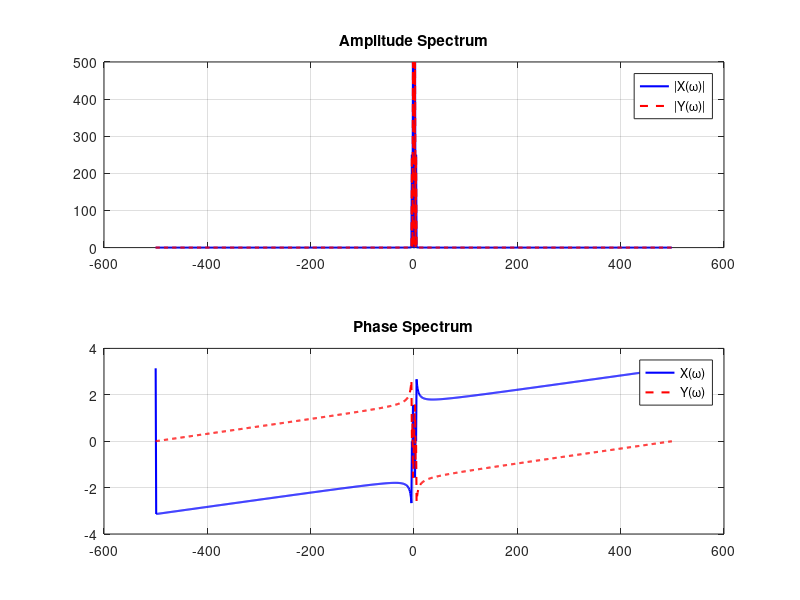

This figure's MATLAB source:
clc;
clear;
close all;

% Time vector
t = linspace(-pi, pi, 1000);

% Example signal
x = sin(2*t) + 0.5*cos(4*t);

% Time reversal (simple indexing)
y = x(end:-1:1);

% FFT
X = fftshift(fft(x));
Y = fftshift(fft(y));

% Frequency axis
N = length(t);
f = linspace(-N/2, N/2-1, N);

% Plot
figure;

% Amplitude Spectrum
subplot(2,1,1);
plot(f, abs(X), 'b', 'LineWidth', 1.5); hold on;
plot(f, abs(Y), 'r--', 'LineWidth', 1.5);
title('Amplitude Spectrum');
legend('|X(\omega)|', '|Y(\omega)|');
grid on;

% Phase Spectrum
subplot(2,1,2);
plot(f, angle(X), 'b', 'LineWidth', 1.5); hold on;
plot(f, angle(Y), 'r--', 'LineWidth', 1.5);
title('Phase Spectrum');
legend('X(\omega)', 'Y(\omega)');
grid on;
